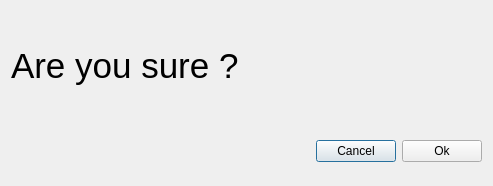
<?xml version="1.0" encoding="UTF-8"?>
<ui version="4.0">
 <class>SureDialog</class>
 <widget class="QDialog" name="SureDialog">
  <property name="geometry">
   <rect>
    <x>0</x>
    <y>0</y>
    <width>493</width>
    <height>186</height>
   </rect>
  </property>
  <property name="windowTitle">
   <string>Dialog</string>
  </property>
  <layout class="QVBoxLayout" name="verticalLayout">
   <item>
    <widget class="QLabel" name="label">
     <property name="font">
      <font>
       <pointsize>26</pointsize>
      </font>
     </property>
     <property name="text">
      <string>Are you sure ?</string>
     </property>
    </widget>
   </item>
   <item>
    <layout class="QHBoxLayout" name="horizontalLayout_2">
     <item>
      <layout class="QHBoxLayout" name="horizontalLayout">
       <item>
        <spacer name="horizontalSpacer">
         <property name="orientation">
          <enum>Qt::Horizontal</enum>
         </property>
         <property name="sizeHint" stdset="0">
          <size>
           <width>472</width>
           <height>48</height>
          </size>
         </property>
        </spacer>
       </item>
       <item>
        <widget class="QPushButton" name="cancelButton">
         <property name="text">
          <string>Cancel</string>
         </property>
        </widget>
       </item>
       <item>
        <widget class="QPushButton" name="okButton">
         <property name="text">
          <string>Ok</string>
         </property>
        </widget>
       </item>
      </layout>
     </item>
    </layout>
   </item>
  </layout>
 </widget>
 <resources/>
 <connections/>
</ui>
